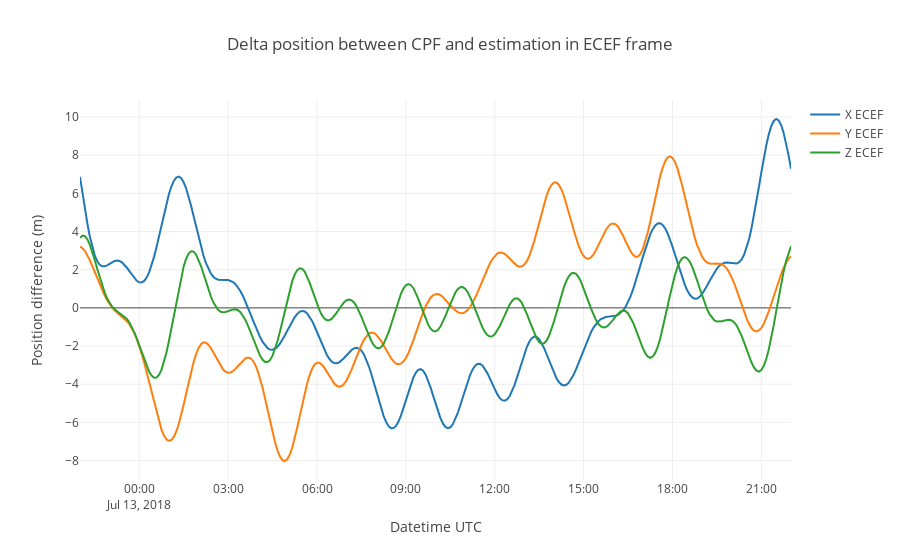

Notebook code cell kept with this figure:
### Markdown cell above
Plotting position difference

### Code cell
import plotly.graph_objs as go

traceX = go.Scatter(
    x = cpfDataFrame['x'].index,
    y = PV_ecef_df['x'] - cpfDataFrame['x'],
    mode='lines',
    name='X ECEF'
)

traceY = go.Scatter(
    x = cpfDataFrame['y'].index,
    y = PV_ecef_df['y'] - cpfDataFrame['y'],
    mode='lines',
    name='Y ECEF'
)

traceZ = go.Scatter(
    x = cpfDataFrame['z'].index,
    y = PV_ecef_df['z'] - cpfDataFrame['z'],
    mode='lines',
    name='Z ECEF'
)

data = [traceX, traceY, traceZ]

layout = go.Layout(
    title = 'Delta position between CPF and estimation in ECEF frame',
    xaxis = dict(
        title = 'Datetime UTC'
    ),
    yaxis = dict(
        title = 'Position difference (m)'
    )
)

fig = dict(data=data, layout=layout)

py.iplot(fig)

### Figure 1 — Plotly figure (JSON) as saved in the notebook; plotly's stock layout.template omitted (floating-point values rounded to 4 significant figures; data arrays with more than 128 entries replaced by an {"elided": "..."} marker saying what was removed)
{"data": [{"mode": "lines", "name": "X ECEF", "type": "scatter", "uid": "6f4fbcea-6e55-48ef-b0e0-ff1576ec0c8d", "x": {"elided": "289 str values"}, "y": {"elided": "289 float values"}}, {"mode": "lines", "name": "Y ECEF", "type": "scatter", "uid": "18be1a1a-8b33-4655-b090-2a2545341536", "x": {"elided": "289 str values"}, "y": {"elided": "289 float values"}}, {"mode": "lines", "name": "Z ECEF", "type": "scatter", "uid": "1127051f-bc09-451f-8339-c50299e841b2", "x": {"elided": "289 str values"}, "y": {"elided": "289 float values"}}], "layout": {"autosize": true, "title": {"text": "Delta position between CPF and estimation in ECEF frame"}, "xaxis": {"autorange": true, "range": ["2018-07-12 22:00", "2018-07-13 22:00"], "title": {"text": "Datetime UTC"}, "type": "date"}, "yaxis": {"autorange": true, "range": [-9.017, 10.89], "title": {"text": "Position difference (m)"}, "type": "linear"}}}
